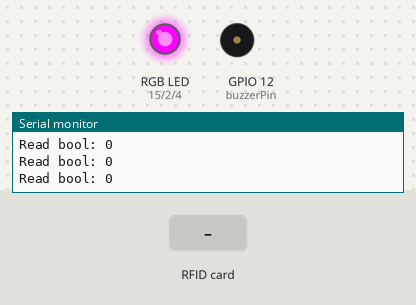
A sketch run on a simulated ESP32. Parts: an RGB LED mixed from three pins (HIGH = lit), buzzer (waves = sounding, pin HIGH), the last lines printed to the serial monitor. The test bench sets the inputs (shaded band). WiFi joins after 1.5 s; servers stay silent unless stated; network time is answered at once with the bench clock; the local clock reads 2024-03-15 10:24:30 at power-on unless the sketch sets it; EEPROM starts erased; no MQTT or app messages arrive unless stated.

Above: at 1.7 s.
1.8 s: RFID card 98 15 00 12 held to the reader
At 2.2 s:
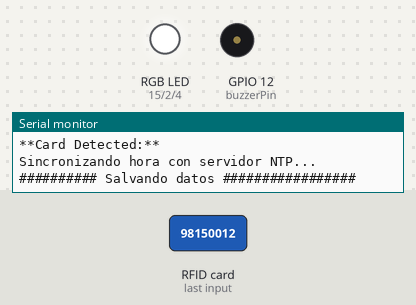
At 2.7 s:
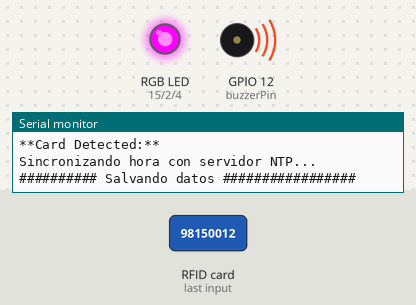
Timing chart, 0 to 4.8 s (numbered marks = the images above; inputs shaded):
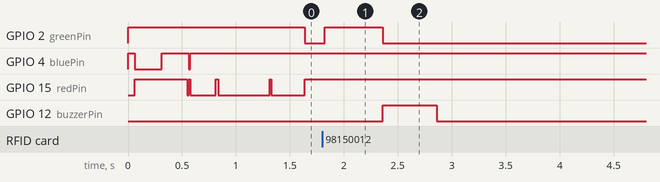

The sketch:

RFID_MQTT.ino
```cpp
#include <SPI.h>
#include <MFRC522.h>
#include <WiFi.h>
#include <PubSubClient.h>
#include <Wire.h>
#include <WiFiUdp.h>
#include <NTPClient.h>
#include <Preferences.h>
#include <TimeLib.h>
#include "RTClib.h"


#define location  "room_1"

#define RST_PIN         5           // Configurable, see typical pin layout above
#define SS_PIN          14          // Configurable, see typical pin layout above

MFRC522 mfrc522(SS_PIN, RST_PIN);   // Create MFRC522 instance

// Replace the next variables with your SSID/Password combination
const char* ssid = "pablonet";
const char* password = "98150012";

// Add your MQTT Broker IP address, example:
const char* mqtt_server = "192.168.1.2";

// Configuración del servidor NTP
const char* ntpServer = "pool.ntp.org";
const int ntpPort = 123;

// Zona horaria de Orlando, Florida
const int timeZoneOffset = -5; // UTC-5
RTC_DS3231 rtc;
WiFiUDP ntpUDP;
NTPClient timeClient(ntpUDP, ntpServer, timeZoneOffset * 3600, 60000);

WiFiClient espClient;
PubSubClient client(espClient);
long lastMsg = 0;
char msg[50];
int value = 0;

Preferences myPrefs;
int counter;

int reset_bool;
int read_bool;

TaskHandle_t Task1;

static unsigned long lastTime = 0;


// Definimos los pines del ESP32 que se utilizarán para controlar el LED RGB
const int redPin = 15;
const int greenPin = 2;
const int bluePin = 4;
const int buzzerPin = 12;

//*****************************************************************************************//
void setup() {
  Serial.begin(115200);                                           // Initialize serial communications with the PC
  SPI.begin();                                                  // Init SPI bus
  rtc.begin();

  //rtc.adjust(DateTime(1998, 11, 27, 14, 12, 0));

  // Configuramos los pines como salidas
  pinMode(redPin, OUTPUT); pinMode(greenPin, OUTPUT); pinMode(bluePin, OUTPUT); pinMode(buzzerPin, OUTPUT);

  // Apagamos todos los LEDs al iniciar el programa
  digitalWrite(redPin, LOW); digitalWrite(greenPin, HIGH); digitalWrite(bluePin, HIGH); digitalWrite(buzzerPin, LOW);

  mfrc522.PCD_Init();                                              // Init MFRC522 card

  myPrefs.begin("Storage", false);
  counter = myPrefs.getInt("counter",0);

  xTaskCreatePinnedToCore(Task1code, "Task1", 8192, NULL, 0, &Task1, 0);

  delay(500);
  Serial.println("Fin SetUp");
}

void Task1code( void * pvParameters ){
  for(;;){
    if (WiFi.status() != WL_CONNECTED) {
      Serial.println("1");
      setup_wifi();
    }

    client.setServer(mqtt_server, 1883);
    client.setCallback(callback);

    timeClient.begin();

    if (!client.connected()) {
      Serial.println("2");
      reconnect();
      client.loop();
      client.publish("esp32/check", "ON");
    }

    delay(1000);
  }
}

//*****************************************************************************************//
void loop() {
  read_bool = 0;
  if (!client.connected()) {
    digitalWrite(redPin, LOW); digitalWrite(greenPin, HIGH); digitalWrite(bluePin, HIGH);
    } else {
      digitalWrite(redPin, HIGH); digitalWrite(greenPin, LOW); digitalWrite(bluePin, HIGH);
      }

  if (millis() - lastTime >= 5000) {
      Serial.println("OOOOOOOOOO Check ON OOOOOOOOOO");

      lastTime = millis(); // Actualiza el tiempo de la última ejecución
      //client.loop();
      client.publish("esp32/check", "ON");
    }

  client.loop();
  client.publish("esp32/reset", "False");

  // Prepare key - all keys are set to FFFFFFFFFFFFh at chip delivery from the factory.
  MFRC522::MIFARE_Key key;
  for (byte i = 0; i < 6; i++) key.keyByte[i] = 0xFF;

  MFRC522::StatusCode status;

  if (client.connected() && WiFi.status() == WL_CONNECTED && counter != 0) {
      publish_data();
    }

  Serial.print("Read bool: ");
  Serial.println(read_bool);
  // Reset the loop if no new card present on the sensor/reader. This saves the entire process when idle.
  if ( ! mfrc522.PICC_IsNewCardPresent()) {
    return;
  }

  // Select one of the cards
  if ( ! mfrc522.PICC_ReadCardSerial()) {
    return;
  }

  read_bool = 1;
  Serial.print("Read bool: ");
  Serial.println(read_bool);

  Serial.println(F("**Card Detected:**"));
  digitalWrite(redPin, HIGH); digitalWrite(greenPin, HIGH); digitalWrite(bluePin, HIGH);

  obtain_data(mfrc522.uid.uidByte, mfrc522.uid.size);

  Serial.println(F("\n**End Reading**\n"));

  delay(5000); //change value if you want to read cards faster

  mfrc522.PICC_HaltA();
  mfrc522.PCD_StopCrypto1();
}

void obtain_data(byte *buffer, byte bufferSize) {
    char output[bufferSize*3 + 1]; // Se define la variable char con tamaño suficiente para contener todos los elementos del buffer y los espacios en blanco
    output[0] = '\0'; // Se inicializa la variable con una cadena vacía

    for (byte i = 0; i < bufferSize; i++) {
        sprintf(output + strlen(output), "%s%02X", i == 0 ? "" : "", buffer[i]); // Se concatena cada elemento del buffer a la variable char
    }

    // Actualización del objeto NTPClient si hay conexión a Internet
    if (WiFi.status() == WL_CONNECTED) {
      Serial.println("Sincronizando hora con servidor NTP...");
      timeClient.update();
      rtc.adjust(DateTime(timeClient.getEpochTime()));
    }

    DateTime now = rtc.now();
    String datetimeStr = String(now.year(), DEC) + "-" + twoDigits(now.month()) + "-" + twoDigits(now.day()) + " " + twoDigits(now.hour()) + ":" + twoDigits(now.minute()) + ":" + twoDigits(now.second());

    char datetimeChar[20];
    datetimeStr.toCharArray(datetimeChar, 20);
    save_data(datetimeChar, output);
}

String twoDigits(int n) {
  if (n < 10) {
    return "0" + String(n);
  }
  return String(n);
}

void publish_data() {
  Serial.println("!!!!!!!!!!! Publicando datos !!!!!!!!!!!!!!");
  myPrefs.begin("Storage", false);
  for (int i = 0; i < counter; i += 2) {
    String dirTimeSaved = String(i);
    String dirIDSaved = String(i+1);
    String sampleTimeSaved = myPrefs.getString(dirTimeSaved.c_str(), "");
    String IDSaved = myPrefs.getString(dirIDSaved.c_str(), "");
    char* sampleTime = strdup(sampleTimeSaved.c_str());
    char* ID = strdup(IDSaved.c_str());

    client.publish("esp32/time", sampleTime);
    client.publish("esp32/location", location);
    client.publish("esp32/id_read", ID);
    Serial.print(sampleTime); Serial.print("  "); Serial.println(ID);
    delay(1100);
  }
  counter = 0;
  myPrefs.putInt("counter", counter);
  myPrefs.end();
}

void save_data(char* sampleTime, char* ID) {
  Serial.println("########## Salvando datos #################");
  myPrefs.begin("Storage", false);

  String direccionTime = String(counter);                                 //Address for saving measurement data. Position n*(ContToPublish+1)
  String direccionID = String(counter+1);

  myPrefs.putString(direccionTime.c_str(), sampleTime);                  //Save data in flash memory
  myPrefs.putString(direccionID.c_str(), ID);
  counter += 2;
  myPrefs.putInt("counter", counter);
  myPrefs.end();

  delay(500);
  digitalWrite(redPin, HIGH); digitalWrite(greenPin, LOW); digitalWrite(bluePin, HIGH);
  digitalWrite(buzzerPin, HIGH);
  delay(500);
  digitalWrite(buzzerPin, LOW);

  if (client.connected() && WiFi.status() == WL_CONNECTED) {
      publish_data();
  }
}

void setup_wifi() {
  delay(10);
  int wifi_counter = 0;
  // We start by connecting to a WiFi network
  Serial.println();
  Serial.print("Connecting to ");
  Serial.println(ssid);

  WiFi.begin(ssid, password);

  while (WiFi.status() != WL_CONNECTED) {
    if (wifi_counter < 30) {
      digitalWrite(redPin, HIGH); digitalWrite(greenPin, HIGH); digitalWrite(bluePin, LOW);
      delay(250);
      Serial.print(".");
      digitalWrite(redPin, HIGH); digitalWrite(greenPin, HIGH); digitalWrite(bluePin, HIGH);
      delay(250);
      wifi_counter += 1;
      } else {
        if (read_bool == 1) {
          delay (10000);
          }
        ESP.restart();
      }
  }

  Serial.println("");
  Serial.println("WiFi connected");
  Serial.println("IP address: ");
  Serial.println(WiFi.localIP());
}

void callback(char* topic, byte* message, unsigned int length) {
  Serial.print("Message arrived on topic: ");
  Serial.print(topic);
  Serial.print(". Message: ");
  String messageTemp;

  for (int i = 0; i < length; i++) {
    Serial.print((char)message[i]);
    messageTemp += (char)message[i];
  }
  Serial.println();
  // Changes the output state according to the message
  if (String(topic) == "esp32/output") {
    if(messageTemp == "state"){
      Serial.print("State: ");
      if (!mfrc522.PCD_PerformSelfTest()) {
        Serial.println(F("Self test failed, possibly a connection issue or faulty module"));
        Serial.println("Error");
        client.publish("esp32/state", "Error");
      }
      else {
        Serial.println("OK");
        client.publish("esp32/state", "OK");
      }
    }
    else if(messageTemp == "reset"){
      client.publish("esp32/reset", "True");
      Serial.print("resetting");
      delay(2000);
      ESP.restart();
    }
  }
}

void reconnect() {
  // Loop until we're reconnected
  while (!client.connected()) {
    Serial.println("3");
    digitalWrite(redPin, LOW); digitalWrite(greenPin, HIGH); digitalWrite(bluePin, HIGH);

    Serial.print("Attempting MQTT connection...");
    // Attempt to connect
    if (client.connect("ESP8266Client", "admin", "admin")) {
      Serial.println("connected");
      // Subscribe
      client.subscribe("esp32/output");
    } else {
      Serial.print("failed, rc=");
      Serial.print(client.state());
      Serial.println(" try again in 0.5 seconds");
      // Wait 5 seconds before retrying
      delay(500);
    }
  }
}
```

Measured:
- after the input at 1.8 s, GPIO 2 (greenPin): LOW → HIGH at once, → LOW 0.53 s later; GPIO 12 (buzzerPin): LOW → HIGH after 0.56 s, → LOW 0.50 s later
